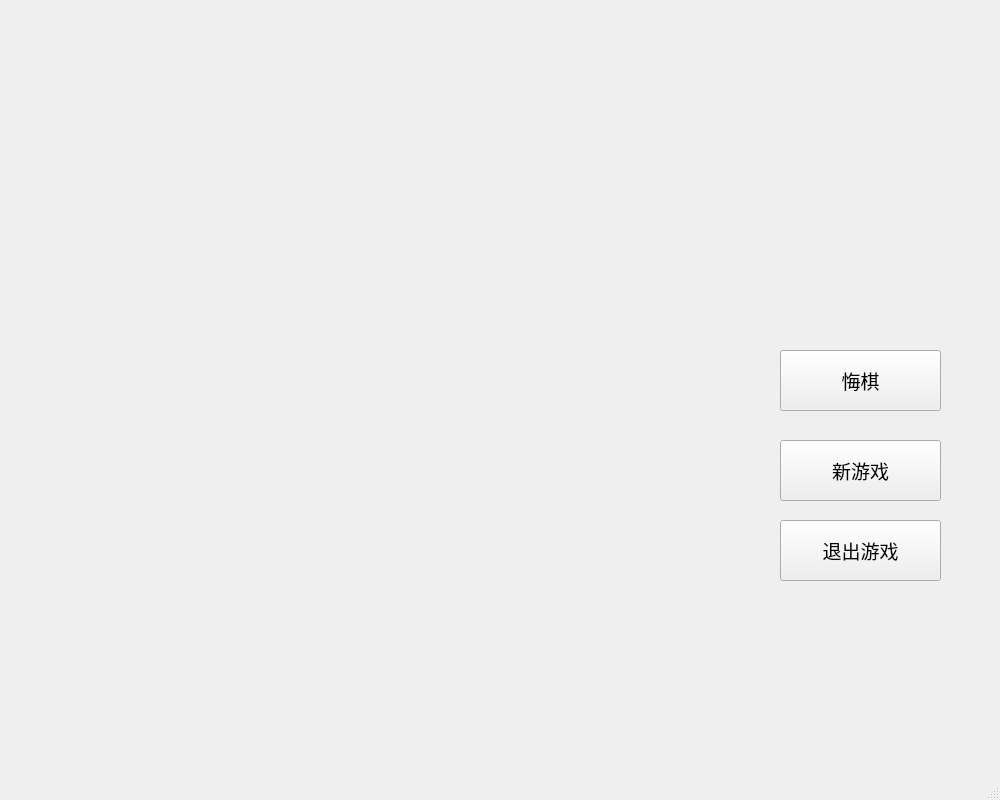
<?xml version="1.0" encoding="UTF-8"?>
<ui version="4.0">
 <class>gobang</class>
 <widget class="QMainWindow" name="gobang">
  <property name="geometry">
   <rect>
    <x>0</x>
    <y>0</y>
    <width>1000</width>
    <height>800</height>
   </rect>
  </property>
  <property name="minimumSize">
   <size>
    <width>1000</width>
    <height>800</height>
   </size>
  </property>
  <property name="maximumSize">
   <size>
    <width>1000</width>
    <height>800</height>
   </size>
  </property>
  <property name="windowTitle">
   <string>MainWindow</string>
  </property>
  <widget class="QWidget" name="centralwidget">
   <widget class="QPushButton" name="regretBtn">
    <property name="geometry">
     <rect>
      <x>780</x>
      <y>350</y>
      <width>161</width>
      <height>61</height>
     </rect>
    </property>
    <property name="font">
     <font>
      <family>微软雅黑</family>
      <pointsize>14</pointsize>
     </font>
    </property>
    <property name="text">
     <string>悔棋</string>
    </property>
   </widget>
   <widget class="QPushButton" name="newGameBtn">
    <property name="geometry">
     <rect>
      <x>780</x>
      <y>440</y>
      <width>161</width>
      <height>61</height>
     </rect>
    </property>
    <property name="font">
     <font>
      <family>微软雅黑</family>
      <pointsize>14</pointsize>
     </font>
    </property>
    <property name="text">
     <string>新游戏</string>
    </property>
   </widget>
   <widget class="QPushButton" name="quitBtn">
    <property name="geometry">
     <rect>
      <x>780</x>
      <y>520</y>
      <width>161</width>
      <height>61</height>
     </rect>
    </property>
    <property name="font">
     <font>
      <family>微软雅黑</family>
      <pointsize>14</pointsize>
     </font>
    </property>
    <property name="text">
     <string>退出游戏</string>
    </property>
   </widget>
   <widget class="QLabel" name="playerLabel">
    <property name="geometry">
     <rect>
      <x>810</x>
      <y>120</y>
      <width>100</width>
      <height>100</height>
     </rect>
    </property>
    <property name="text">
     <string/>
    </property>
   </widget>
   <widget class="QLabel" name="backLabel">
    <property name="geometry">
     <rect>
      <x>0</x>
      <y>0</y>
      <width>800</width>
      <height>800</height>
     </rect>
    </property>
    <property name="font">
     <font>
      <family>微软雅黑</family>
      <pointsize>48</pointsize>
     </font>
    </property>
    <property name="text">
     <string/>
    </property>
   </widget>
  </widget>
  <widget class="QMenuBar" name="menubar">
   <property name="geometry">
    <rect>
     <x>0</x>
     <y>0</y>
     <width>1000</width>
     <height>23</height>
    </rect>
   </property>
  </widget>
  <widget class="QStatusBar" name="statusbar"/>
 </widget>
 <resources/>
 <connections/>
</ui>
